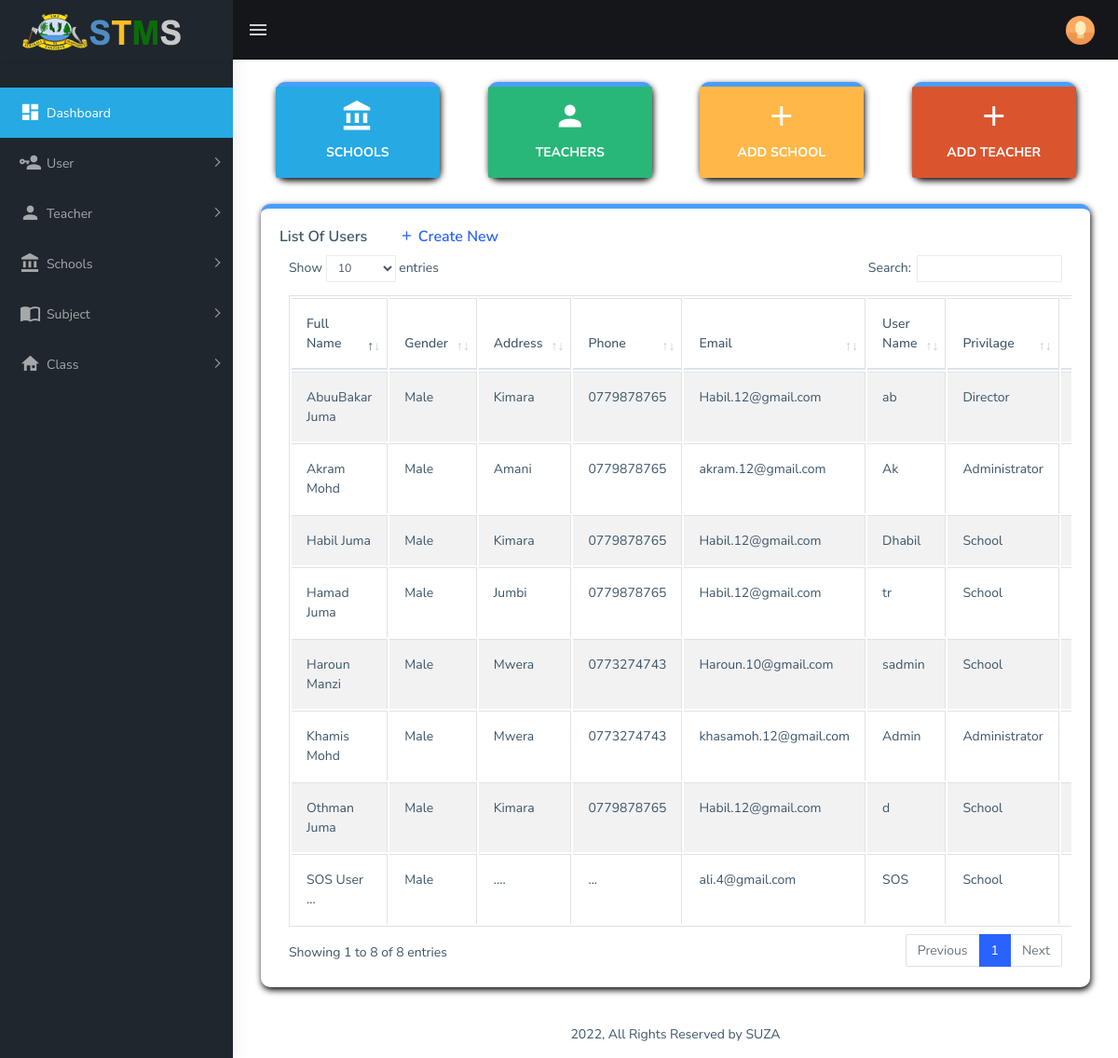
The app's page /AdminDashboard.php (signed in) with its own data.
### tables this page shows
CREATE TABLE `tbl_user` (
  `UserID` int(11) NOT NULL,
  `FName` varchar(50) NOT NULL,
  `LName` varchar(100) DEFAULT NULL,
  `Gender` varchar(100) DEFAULT NULL,
  `Address` varchar(100) DEFAULT NULL,
  `Email` varchar(100) DEFAULT NULL,
  `Phone` varchar(50) NOT NULL,
  `UserName` varchar(50) NOT NULL,
  `Password` varchar(100) NOT NULL,
  `Privilage` varchar(50) NOT NULL,
  `Status` varchar(30) NOT NULL
);

### Functionality/classes.php (the view, shortened to what this page needs)
<?php
include 'connect.php';
class STMS
{
	function ViewUser(){
		global $conn;
		$sql = "SELECT * FROM tbl_user";
		$result = $conn->query($sql);
		if($result->num_rows > 0){
			while($row = $result->fetch_assoc()){
				echo"
					<tr>
						<td>{$row['FName']} {$row['LName']}</td>
						<td>{$row['Gender']}</td>
						<td>{$row['Address']}</td>
						<td>{$row['Phone']}</td>
						<td>{$row['Email']}</td>
						<td>{$row['UserName']}</td>
						<td>{$row['Privilage']}</td>
						<td><a data-toggle='modal' data-target='#ModalEditUser".$row['UserID']."' data-toggle='tooltip' data-placement='top' title='Edit'>
                                         <i class='far fa-edit'></i></a>";
						echo "</td>";
					echo "</tr>";
					echo "
						<div class='modal fade in' id='ModalEditUser".$row['UserID']."' tabindex='-1' role='dialog'>
                                <input  type='hidden' name='UserID' value='".$row['UserID']."'>
                                            <input type='text' class='form-control' name='FName' value='".$row['FName']."' required placeholder='First Name Here'>
                                            <input type='text' class='form-control' name='LName' value='".$row['LName']."' required placeholder='Last Name Here'>
                                            <input type='text' class='form-control' name='Address' value='".$row['Address']."' required placeholder='Address Here'>
                                            <input type='text' class='form-control' name='Phone' value='".$row['Phone']."' required placeholder='Phone Here'>
                                            <input type='email' class='form-control' name='Email' value='".$row['Email']."' required placeholder='Email Here'>
                                            <input type='text' class='form-control' name='UserName' value='".$row['UserName']."' required placeholder='User Name Here'>
                                                <option value='".$row['Privilage']."'>".$row['Privilage']."</option>
                                                <option value='".$row['Status']."'>".$row['Status']."</option>
				                </div>
			                </div>
			                <div class='modal fade' id='ModalAccessDeactive".$row['UserID']."' tabindex='-1'>
		                                            <input type='hidden' name='UserID' class='form-control' value='".$row['UserID']."'>
		                    </div>
		                    <div class='modal fade' id='ModalAccessActive".$row['UserID']."' tabindex='-1'>
		                                            <input type='hidden' name='UserID' class='form-control' value='".$row['UserID']."'>
		                    </div>
			                <div class='modal fade in' id='ModalAssignToSchool".$row['UserID']."'>
				                <div class='modal-dialog'>
				                <div class='card'>
			                      <div class='modal-content'>
			                      <form class='form-horizontal' action='ViewUser.php' method='post'>
			                        <div class='card-body'>
	                                <h4 class='card-title'>Assign <i style='color:#499dff'>{$row['FName']} {$row['LName']}</i> To School</h4>
			                           <div class='form-group'>
		                                        <div class='form-line'>
		                                            <input class='form-control' name='UserID' value='".$row['UserID']."' type='hidden' required=''>
		                                            <select class='select2 form-control custom-select' name='SchlID' style='width: 100%; height:36px;'>";
													$call = new STMS();
			                                    	$call->SchoolSeclection();
				                           echo" </select></div>
		                                    </div>
			                          </div>
			                        	<div class='border-top'>
		                                    <div class='card-body'>
		                                        <button type='submit' name='Assign' class='btn btn-success'>Assign</button>
		                                        <button type='reset' class='btn btn-primary' data-dismiss='modal'>Cancel</button>
		                                    </div>
                           				</div>
			                      </form>
			                      </div>
				                </div>
				                </div>
				            </div>";
			}
		}
	}
	function SchoolSeclection(){
		global $conn;
		$sql = "SELECT * FROM tbl_School";
		$result = $conn->query($sql);
	}
}
?>

### AdminDashboard.php (shortened to what this page needs)
<?php
    $call = new STMS();
?>
<!DOCTYPE html>
<html dir="ltr" lang="en">
<head>
    <link href="assets/extra-libs/calendar/calendar.css" rel="stylesheet" />
    <link href="assets/libs/datatables.net-bs4/css/dataTables.bootstrap4.css" rel="stylesheet">
    <link href="dist/css/style.min.css" rel="stylesheet">
</head>
<body>
    <div id="main-wrapper">
        <header class="topbar" data-navbarbg="skin5">
            <?php include 'Header.php';?>
        </header>
        <aside class="left-sidebar" data-sidebarbg="skin5">
            <div class="scroll-sidebar">
                <?php include 'Sidebar.php';?>
            </div>
        </aside>
        <div class="page-wrapper">
            <div class="container-fluid">
                <div class="row">
                    <div class="col-md-6 col-lg-3">
                            <a  class="nav-link waves-effect waves-dark A" href="" id="2" data-toggle="dropdown" aria-haspopup="true" aria-expanded="false">
                                <div class="card card-hover">
                                    <div class="box bg-cyan text-center">
                                        <h1 class="font-light text-white"><i class="mdi mdi-bank"></i></h1>
                                        <h6 class="text-white">SCHOOLS</h6>
                                    </div>
                                </div>
                            </a>
                    </div>
                    <div class="col-md-6 col-lg-3">
                            <a  class="nav-link waves-effect waves-dark A" href="" id="2" data-toggle="dropdown" aria-haspopup="true" aria-expanded="false">
                                <div class="card card-hover">
                                    <div class="box bg-success text-center">
                                        <h1 class="font-light text-white"><i class="mdi mdi-account"></i></h1>
                                        <h6 class="text-white">TEACHERS</h6>
                                    </div>
                                </div>
                            </a>
                    </div>
                    <div class="col-md-6 col-lg-3">
                        <?php
                            if($_SESSION['Privl'] != "Director"){
                            ?>
                            <a  class="nav-link waves-effect waves-dark A" href="RegisterSchool.php">
                                <div class="card card-hover">
                                    <div class="box bg-warning text-center">
                                        <h1 class="font-light text-white"><i class="mdi mdi-plus"></i></h1>
                                        <h6 class="text-white">ADD SCHOOL</h6>
                                    </div>
                                </div>
                            </a>
                            <?php
                                }else{
                                }
                            ?>
                    </div>
                    <div class="col-md-6 col-lg-3">
                        <?php
                            if($_SESSION['Privl'] != "Director"){
                            ?>
                            <a  class="nav-link waves-effect waves-dark A"  href="RegisterTeacher.php">
                                <div class="card card-hover">
                                    <div class="box bg-danger text-center">
                                        <h1 class="font-light text-white"><i class="mdi mdi-plus"></i></h1>
                                        <h6 class="text-white">ADD TEACHER</h6>
                                    </div>
                                </div>
                            </a>
                            <?php
                                }else{
                                }
                            ?>
                    </div>
                </div>
                <div class="row">
                    <div class="col-12">
                        <div class="card">
                            <div class="card-body">
                                <h5 class="card-title">List Of Users <a href="AddUser.php"><span style="margin-left:30px;"><i class="mdi mdi-plus"></i> Create New</span></a></h5>
                                <div class="table-responsive">
                                    <table id="zero_config" class="table table-striped table-bordered">
                                        <?php
                                            if($_SESSION['Privl'] != "Director"){
                                            ?>
                                        <thead>
                                            <tr>
                                                <th>Full Name</th>
                                                <th>Gender</th>
                                                <th>Address</th>
                                                <th>Phone</th>
                                                <th>Email</th>
                                                <th>User Name</th>
                                                <th>Privilage</th>
                                                <th>Action</th>
                                            </tr>
                                        </thead>
                                        <tbody>
                                            <?php $call->ViewUser();?>
                                        <?php
                                            }
                                        ?>
            <footer class="footer text-center">
                <?php include 'footer.php';?>
            </footer>
</body>
</html>

### Header.php (shortened to what this page needs)
<nav class="navbar top-navbar navbar-expand-md navbar-dark">
                <div class="navbar-header" data-logobg="skin5">
                    <a class="navbar-brand" href="AdminDashboard.php">
                        <b class="logo-icon p-l-10">
                            <img src="assets/images/logo.png" alt="homepage" class="light-logo" />
                        </b>
                    </a>
                </div>
                <div class="navbar-collapse collapse" id="navbarSupportedContent" data-navbarbg="skin5">
                    <ul class="navbar-nav float-left mr-auto">
                        <li class="nav-item d-none d-md-block"><a class="nav-link sidebartoggler waves-effect waves-light" href="javascript:void(0)" data-sidebartype="mini-sidebar"><i class="mdi mdi-menu font-24"></i></a></li>
                    </ul>
                    <ul class="navbar-nav float-right">
                        <li class="nav-item dropdown">
                            <a class="nav-link dropdown-toggle text-muted waves-effect waves-dark pro-pic" href="" data-toggle="dropdown" aria-haspopup="true" aria-expanded="false"><img src="assets/images/users/1.jpg" alt="user" class="rounded-circle" width="31"></a>
                        </li>
                    </ul>
                </div>
            </nav>

### Sidebar.php (shortened to what this page needs)
<nav class="sidebar-nav">
    <ul id="sidebarnav" class="p-t-30">
        <li class="sidebar-item"> <a class="sidebar-link waves-effect waves-dark sidebar-link" href="AdminDashboard.php" aria-expanded="false"><i class="mdi mdi-view-dashboard"></i><span class="hide-menu">Dashboard</span></a></li>
        <?php
            if($_SESSION['Privl'] == "Director"){
        ?>
        <li class="sidebar-item"> <a class="sidebar-link waves-effect waves-dark sidebar-link" href="ViewSchool.php" aria-expanded="false"><i class="mdi mdi-bank"></i><span class="hide-menu">View School</span></a></li>
        <?php
            }else{
        ?>
        <li class="sidebar-item"> <a class="sidebar-link has-arrow waves-effect waves-dark" href="javascript:void(0)" aria-expanded="false"><i class="mdi mdi-account-key"></i><span class="hide-menu">User</span></a>
        </li>
        <li class="sidebar-item"><a class="sidebar-link has-arrow waves-effect waves-dark" href="javascript:void(0)" aria-expanded="false"><i class="mdi mdi-account"></i><span class="hide-menu">Teacher</span></a>
        </li>
        <li class="sidebar-item"> <a class="sidebar-link has-arrow waves-effect waves-dark" href="javascript:void(0)" aria-expanded="false"><i class="mdi mdi-bank"></i><span class="hide-menu">Schools</span></a>
        </li>
        <li class="sidebar-item"> <a class="sidebar-link has-arrow waves-effect waves-dark" href="javascript:void(0)" aria-expanded="false"><i class="mdi mdi-book-open-variant"></i><span class="hide-menu">Subject</span></a>
        </li>
        <li class="sidebar-item"> <a class="sidebar-link has-arrow waves-effect waves-dark" href="javascript:void(0)" aria-expanded="false"><i class="mdi mdi-home-variant"></i><span class="hide-menu">Class</span></a>
        </li>
    </ul>
</nav>
<?php
    }
?>

### footer.php
<?php echo Date("Y");?>, All Rights Reserved by SUZA

### AdminDashboard.php (style rules this page uses)
.A { width:100% }

### records on screen
tbl_user: FName "Khamis", LName "Mohd", Gender "Male", Address "Mwera", Phone "0773274743", Email "khasamoh.12@gmail.com", UserName "Admin", Privilage "Administrator"
tbl_user: FName "Haroun", LName "Manzi", Gender "Male", Address "Mwera", Phone "0773274743", Email "Haroun.10@gmail.com", UserName "sadmin", Privilage "School"
tbl_user: FName "Habil", LName "Juma", Gender "Male", Address "Kimara", Phone "0779878765", Email "Habil.12@gmail.com", UserName "Dhabil", Privilage "School"
tbl_user: FName "Othman", LName "Juma", Gender "Male", Address "Kimara", Phone "0779878765", Email "Habil.12@gmail.com", UserName "d", Privilage "School"
tbl_user: FName "Hamad", LName "Juma", Gender "Male", Address "Jumbi", Phone "0779878765", Email "Habil.12@gmail.com", UserName "tr", Privilage "School"
tbl_user: FName "Akram", LName "Mohd", Gender "Male", Address "Amani", Phone "0779878765", Email "akram.12@gmail.com", UserName "Ak", Privilage "Administrator"
tbl_user: FName "SOS User", LName "...", Gender "Male", Address "....", Phone "...", Email "ali.4@gmail.com", UserName "SOS", Privilage "School"
tbl_user: FName "AbuuBakar", LName "Juma", Gender "Male", Address "Kimara", Phone "0779878765", Email "Habil.12@gmail.com", UserName "ab", Privilage "Director"

### other values on screen
Date("Y") "2022"
